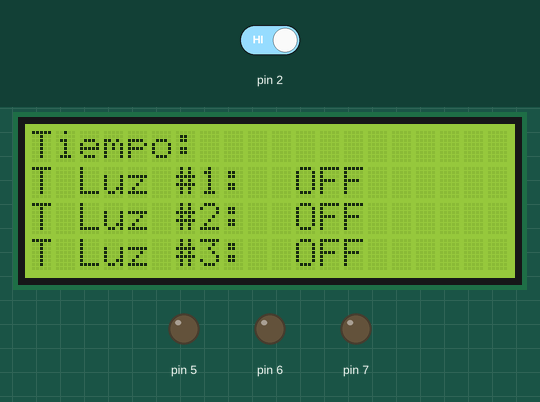
A sketch run on a simulated Arduino Uno, built with avr-gcc and run on an emulated ATmega328P. On the bench: 20×4 character LCD, output pins drawn as LEDs (lit = HIGH). The test bench sets the inputs (shaded band); at power-on: pin 2 HIGH. What the sketch prints to the serial monitor is not drawn.

Above: at 1.2 s.
1.3 s: pin 2 driven LOW
2.8 s: pin 2 driven HIGH
At 7.8 s:
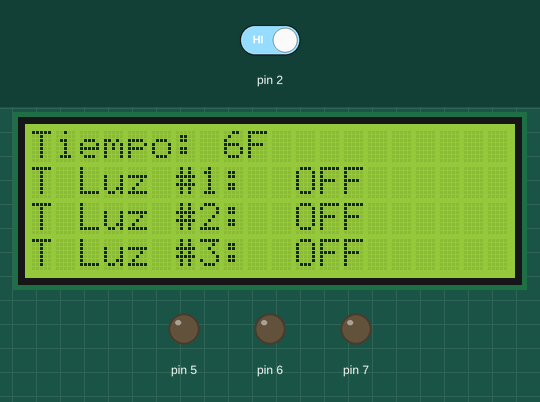
At 11.8 s:
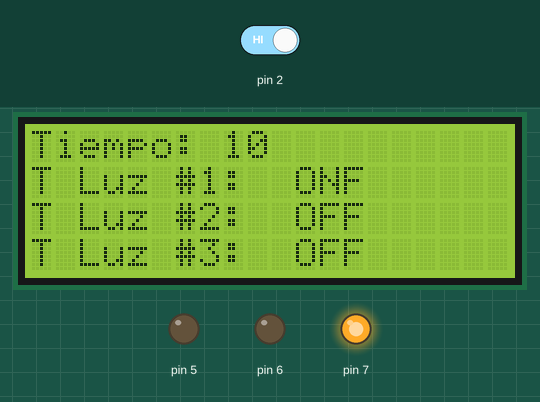
Timing chart, 0 to 22.5 s (numbered marks = the images above; inputs shaded):
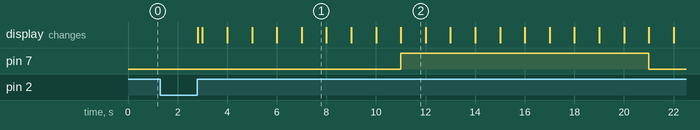

Measured:
- after the input at 1.3 s, every drawn part: stays the same
- after the input at 2.8 s, pin 7: LOW → HIGH after 8.2 s, → LOW 10.0 s later; the display: first changes at once (image 1 shows a later state)
- what the display in image 1 shows lasts 1.0 s, from 7.0 s to 8.0 s

The sketch:

Luces_Secuencia_Timer.ino
```cpp
//Libreriras
#include <TimerOne.h> // libreria de Timer1
#include <avr/sleep.h>
#include <avr/power.h>
#include <LiquidCrystal.h>
//Variables

const int rs = 13, en = 12, d4 = 11, d5 = 10, d6 = 9, d7 = 8;
LiquidCrystal lcd(rs, en, d4, d5, d6, d7);


// Estado Sistema
boolean StadoS=false;
//Contador de T Sistema
int cont=0;
int t1=0;
int t2=0;
int t3=0;
// Contador luz1
int luz1=0;
// Contador luz2
int luz2=0;
// Contador luz3
int luz3=0;


void setup() {
  //Inicializa Serial
   Serial.begin(9600);
  //Interrupt On/Off
  attachInterrupt(digitalPinToInterrupt(2),runtime,LOW);
  //Timer1 Config 1S
   Timer1.initialize(1000000);
   //Metodo
   Timer1.attachInterrupt(contador);
   //Asignacione Pines Digitales
   pinMode(7,OUTPUT);
   pinMode(6,OUTPUT);
   pinMode(5,OUTPUT);

   //LCD start
   lcd.begin(20, 4);
   //genera interfaz
   lcd.setCursor(0,0);
   lcd.print("Tiempo:");
   lcd.setCursor(0,1);
   lcd.print("T Luz #1:");
   lcd.setCursor(0,2);
   lcd.print("T Luz #2:");
   lcd.setCursor(0,3);
   lcd.print("T Luz #3:");

//da valor inicial

   lcd.setCursor(11,1);
         lcd.print("OFF");
   lcd.setCursor(11,2);
         lcd.print("OFF");
   lcd.setCursor(11,3);
         lcd.print("OFF");
}


void loop() {
//condiciones primero
      if(cont==10){
        digitalWrite(7,HIGH);
        t1=cont;
        lcd.setCursor(11,1);
         lcd.print("ON");
      }
      if((cont-t1)==10){
         digitalWrite(7,LOW);
         lcd.setCursor(11,1);
         lcd.print("OFF");
      }

//Condiciones Segundo
      if(cont==25){
        digitalWrite(6,HIGH);
        t2=cont;
        lcd.setCursor(11,2);
         lcd.print("ON");
      }
      if((cont-t2)==15){
         digitalWrite(6,LOW);
         lcd.setCursor(11,2);
         lcd.print("OFF");
      }

//Condiciones Tercero
      if(cont==30){
        digitalWrite(5,HIGH);
        t3=cont;
        lcd.setCursor(11,3);
         lcd.print("ON");
      }
      if((cont-t3)==5){
         digitalWrite(5,LOW);
         lcd.setCursor(11,3);
         lcd.print("OFF");
      }

}


//Secuencia On/Off
void runtime(){
  StadoS=!StadoS; // varaible de encendido del sistema
  if(StadoS==true){
     Serial.println("SISTEMA ON");
    }
  else{
     Serial.println("SISTEMA OFF");
     cont=0;
     luz1=0;
     luz2=0;
     luz3=0;

     }
  }

  void contador(){ // subrutina de timer1
  if(StadoS==true){
    cont++;    // varaible se incrementa de 1 en 1
    lcd.setCursor(8,0);
    lcd.print(cont);
    Serial.println(cont);
  }
}
```
